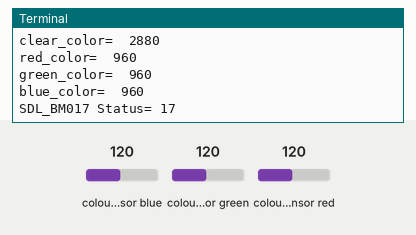
Simulated run of this program. Board: Raspberry Pi (BCM pin numbers). On the bench: the last lines printed to the terminal. The inputs (shaded band) are chosen by the test bench; at power-on: colour sensor blue 120, colour sensor green 120, colour sensor red 120. At 2.4 s the program stops and its outputs stay as they are.

Above: at 1.2 s.
1.3 s: colour sensor blue set to 5
At 2.2 s:
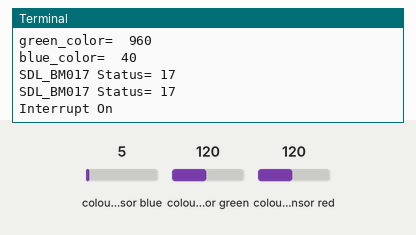
At 3.4 s:
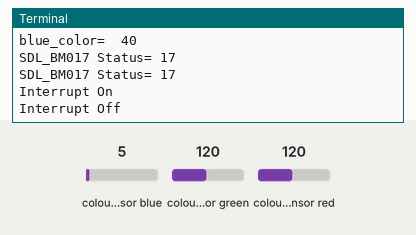

Measured:
- after the input at 1.3 s, the terminal: prints a new line after 0.11 s (image 1)

The program:

example.py
```python
#!/usr/bin/python

#SwitchDoc Labs 2/22/14
# example driver for BM017 and TCS34725

import time
import smbus
from Adafruit_I2C import Adafruit_I2C
from SDL_PC_BM017CS import SDL_BM017


bm017 = SDL_BM017(True)

bm017.debug = True

bm017.readStatus()

bm017.isSDL_BM017There()

bm017.getColors()
bm017.readStatus()

bm017.disableDevice()
bm017.setIntegrationTimeAndGain(0x00, 0x03)

bm017.getColors()
bm017.readStatus()

bm017.readStatus()

# this will turn on the LED if LEDON is connected to INT and LEDVDD is connected to VDD_LED

bm017.setInterrupt(True)
time.sleep(1.0)
bm017.setInterrupt(False)
```

SDL_PC_BM017CS.py
```python
#!/usr/bin/python
import time
import smbus
from Adafruit_I2C import Adafruit_I2C
# ===========================================================================
# SDL_BM017 / TCS34725 color sensor i2c driver Class
# SwitchDoc Labs / Project Curacao
# originally from Project Curacao
# Version 1.1
# 2/14/14
# ===========================================================================
class SDL_BM017:
	i2c = 1
	# i2C Addresses
	__SDL_BM017_SensorAddress = 	0x29
	__SDL_BM017_EnableAddress = 	0xa0 # register address + command bits
	__SDL_BM017_ATimeAddress = 		0xa1 # register address + command bits
	__SDL_BM017_ControlAddress = 	0xaf # register address + command bits
	__SDL_BM017_IDAddress = 		0xb2 # register address + command bits
	__SDL_BM017_ColorAddress = 		0xb4 # register address + command bits
	__SDL_BM017_StatusAddress =		0xb3 # register address + command bits
	__SDL_BM017_ClearInterrupts = 	0x66
	# bit definitions
	TCS34725_ENABLE_AIEN       = (0x10)    # RGBC Interrupt Enable
	TCS34725_ENABLE_WEN        = (0x08)    # Wait enable - Writing 1 activates the wait timer
	TCS34725_ENABLE_AEN        = (0x02)    # RGBC Enable - Writing 1 actives the ADC, 0 disables it
	TCS34725_ENABLE_PON        = (0x01)    # Power on - Writing 1 activates the internal oscillator, 0 disables it
        # color results
	clear_color 	= 0
	red_color 	= 0
	green_color 	= 0
	blue_color 	= 0
	__SDL_BM017_IntegrationTime = 0xF6
	__SDL_BM017_Gain = 0x00
	debug = False
	def __init__(self, debug=False):
		self.i2c = Adafruit_I2C(self.__SDL_BM017_SensorAddress)
		self.i2c.write8(self.__SDL_BM017_ATimeAddress, self.__SDL_BM017_IntegrationTime)
		self.i2c.write8(self.__SDL_BM017_ControlAddress, self.__SDL_BM017_Gain)
		self.i2c.write8(self.__SDL_BM017_EnableAddress, 0x03)
		time.sleep(0.700)
		self.debug = debug
		if (self.debug):
			print("SDL_BM017 initialized")
	def isSDL_BM017There (self):
		device = self.i2c.readU8(self.__SDL_BM017_IDAddress)
		if (device == 0x44):
			if (self.debug):
				print ("SDL_BM017 / TCS34725 is present")
			return 1
		else:
			if (self.debug):
				print ("SDL_BM017 / TCS34725 is NOT present")
			return 0
	def readStatus (self):
		status = self.i2c.readU8(self.__SDL_BM017_StatusAddress)
		if (self.debug):
			print("SDL_BM017 Status=", status)
		return status
	def getColors(self):
		colorList = self.i2c.readList(self.__SDL_BM017_ColorAddress, 8)
		if (self.debug):
			print("ColorList = ", colorList)
		self.clear_color = (colorList[1] << 8) + (colorList[0])
		self.red_color = (colorList[3] << 8) + (colorList[2])
		self.green_color = (colorList[5] << 8) + (colorList[4])
		self.blue_color = (colorList[7] << 8) + (colorList[6])
		if (self.debug):
			print("clear_color= ", self.clear_color)
			print("red_color= ", self.red_color)
			print("green_color= ", self.green_color)
			print("blue_color= ", self.blue_color)
	def setIntegrationTimeAndGain(self, IT, Gain):
		self.i2c.write8(self.__SDL_BM017_ATimeAddress, IT)
		self.i2c.write8(self.__SDL_BM017_ControlAddress, Gain)
		self.i2c.write8(self.__SDL_BM017_EnableAddress, 0x03)
		time.sleep(0.700)
		if (self.debug):
			print("IT set to:", IT)
			print("Gain set to:", Gain)
		__SDL_BM017_IntegrationTime = IT
		__SDL_BM017_Gain = Gain
	def disableDevice(self):
		reg = self.i2c.readU8(self.__SDL_BM017_EnableAddress)
		self.i2c.write8(self.__SDL_BM017_EnableAddress, reg & ~(self.TCS34725_ENABLE_PON | self.TCS34725_ENABLE_AEN));
	# This can be used to trigger the LED.  Connect the INT pin to LEDON pin and connecting the VDD_LED pin to 3.3V
	def setInterrupt(self, state):
	  	reg = self.i2c.readU8(self.__SDL_BM017_EnableAddress)
	    	if (state):
	        	reg |= self.TCS34725_ENABLE_AIEN
			if(self.debug):
				print("Interrupt On")
		else:
		      	reg &= ~self.TCS34725_ENABLE_AIEN
			if(self.debug):
				print("Interrupt Off")
		self.i2c.write8(self.__SDL_BM017_EnableAddress, reg)
	def clearInterrupt(self):
		self.i2c.write8(0x66, 0x00)
 	def setInterruptLimits(self, low, high):
		self.i2c.write8(0x04, low & 0xFF)
		self.i2c.write8(0x05, low >> 8)
		self.i2c.write8(0x06, high & 0xFF)
		self.i2c.write8(0x07, low >> 8)
```
